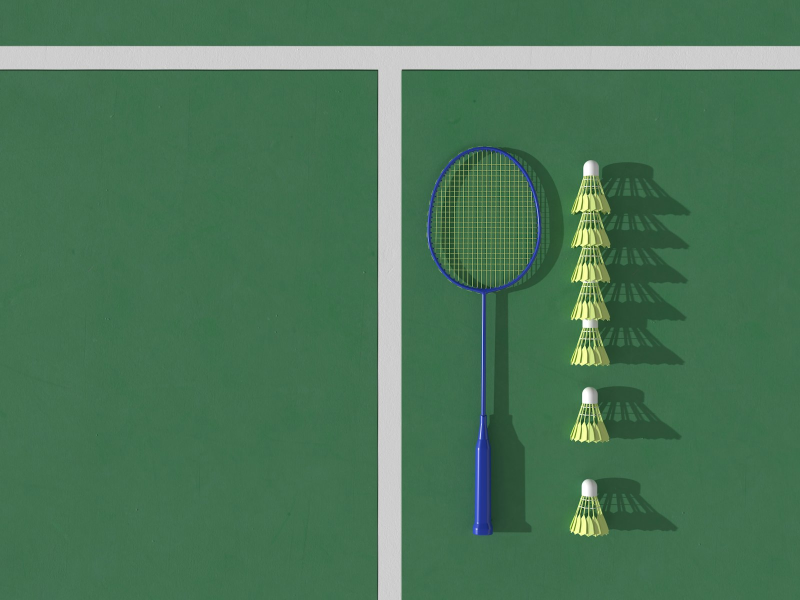
#> input picture rally/assets/img/court-action.jpg, 1600 x 1200 px (shown at 1/2 size)
$ python -i make-art.py   (imports and definitions only)
#> lines starting #> are read from the running program, lines starting #| are printed output that depends on the picture
"""Cut every product photograph out of its background and write the manifest
the app imports.

Runs over `assets/img/*.jpg` automatically — drop a new photo in, re-run, done.

Why a matting model rather than colour keying:

    The first version of this script sampled a median backdrop colour from the
    frame's border and keyed on distance from it. That works beautifully on a
    seamless studio backdrop and fails completely on anything else, which was
    measured, not guessed: a racket against a cloudy sky kept the clouds as
    blue blobs, a pink painted wall left magenta smears, and a court's white
    line survived as a grey band straight through the subject. A gradient has
    no single backdrop colour, so half the background reads as foreground.

    Free badminton photography is overwhelmingly shot on skies, courts and
    painted walls, so "pick photos with a plain backdrop" would have meant
    picking on backdrop luck rather than on whether the product looks right.
    U2Net segments the subject itself and does not care what is behind it.

    This is a build-time tool. The model runs here and only the resulting PNGs
    ship, so nothing is added to the app bundle.

Usage:
    python3 -m venv .venv && .venv/bin/pip install numpy pillow "rembg[cpu]"
    .venv/bin/python tools/make-art.py

The first run downloads the U2Net weights (~180 MB) into ~/.u2net.

Stop the Metro dev server first: it watches `assets/` and will read a PNG
mid-write, then cache `Error: Empty file` against it until restarted.
"""

import glob
import os

import numpy as np
from PIL import Image, ImageFilter
from rembg import new_session, remove

ROOT = os.path.dirname(os.path.dirname(os.path.abspath(__file__)))
SRC = os.path.join(ROOT, "assets", "img")
CUT = os.path.join(SRC, "cut")
MANIFEST = os.path.join(ROOT, "data", "images.ts")

# The page ground the cut-outs land on. Edge pixels are graded toward this, so
# a product shot against a dark backdrop doesn't leave a soot-coloured rim on
# #F1F1F1 where its alpha falls off.
GROUND = np.array([0xF1, 0xF1, 0xF1], np.float32)

WIDTH = 1000

# One session reused across every photo — constructing it loads the weights,
# which is far and away the slowest part of a run.
# [1 line that did not run here, left out]


def matte(im):
    """Return the subject's alpha channel, 0..1, from the matting model."""
    cut = remove(im, session=SESSION, post_process_mask=True)
    return np.asarray(cut.convert("RGBA").getchannel("A"), np.float32) / 255.0


# [52 lines left out: function drop_islands, not called in this run]


def smoothstep(a, b, x):
    t = np.clip((x - a) / max(b - a, 1e-6), 0.0, 1.0)
    return t * t * (3.0 - 2.0 * t)


# [82 lines left out: function clear_string_bed, not called in this run]


def cutout(src, dst, feather=0.0016, settle=0.9):
    """Matte one photograph onto the ground and write a transparent PNG."""
#> called with src = '../assets/img/court-action.jpg', dst = 'out.png', feather = 0.0016, settle = 0.9
    im = Image.open(src).convert("RGB")
#> im is the input picture: PIL image 1600x1200 RGB; mean R, G, B 73.7, 117.2, 86.1
    scale = WIDTH / im.width
#> scale = 0.625
    im = im.resize((WIDTH, max(1, round(im.height * scale))), Image.LANCZOS)
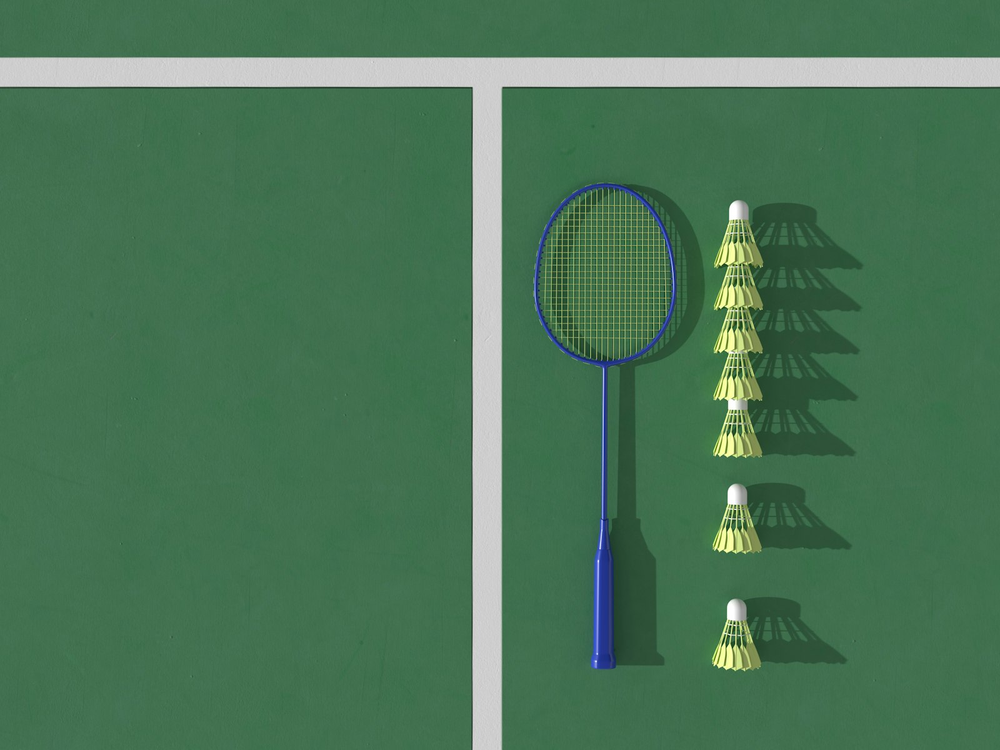
#> im: PIL image 1000x750 RGB; mean R, G, B 73.7, 117.2, 86.1
    w, h = im.size
#> w = 1000; h = 750

    px = np.asarray(im, np.float32) / 255.0
    a = drop_islands(matte(im))
    a = clear_string_bed(a, px)

    # A hair of blur only. The model's edge is already tight, and over-feathering
    # a racket's frame thins it into a ghost.
    a = np.asarray(
        Image.fromarray((a * 255).astype(np.uint8)).filter(
            ImageFilter.GaussianBlur(w * feather)
        ),
        np.float32,
    ) / 255.0

    # Grade toward the ground as alpha drops, so the semi-transparent edge
    # pixels — which still carry the old backdrop's colour — don't rim the
    # product in it.
    rgb = np.asarray(im, np.float32)
    mix = (1.0 - a[..., None]) * settle
    rgb = rgb * (1.0 - mix) + GROUND * mix

    out = Image.fromarray(
        np.dstack([rgb.astype(np.uint8), (a * 255).astype(np.uint8)]), "RGBA"
    )

    # Trim the fully transparent margin: screens stretch these into a fixed
    # box, so dead space around the product silently shrinks it.
    box = out.getchannel("A").point(lambda v: 255 if v > 4 else 0).getbbox()
    if box:
        out = out.crop(box)
    out.save(dst, optimize=True)
    return out.size


# [33 lines left out: function main, not called in this run]


# [2 lines not run here, left out]

#> (the run stopped early here; a loop or call above may not have finished)

$ run again, on rally/assets/img/racket-kinetic.jpg
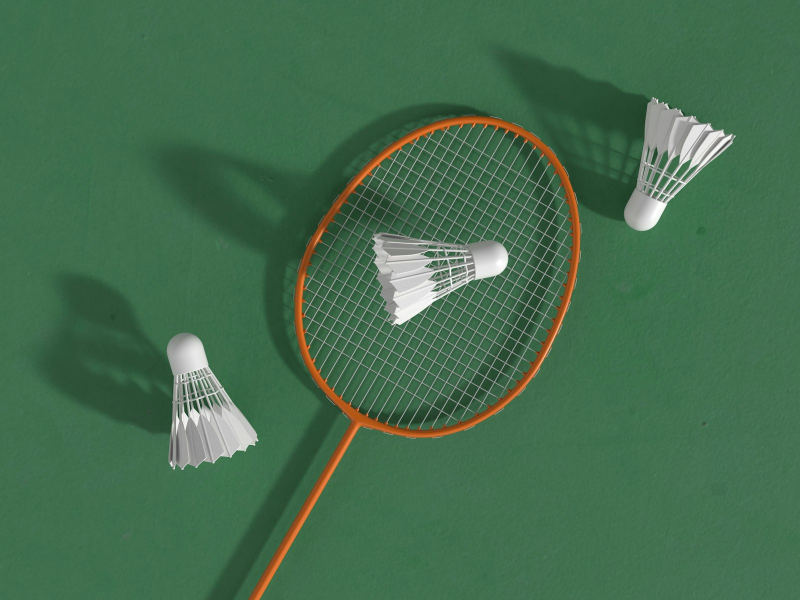
#> input picture rally/assets/img/racket-kinetic.jpg, 1600 x 1200 px (shown at 1/2 size)
#> in cutout, im is the input picture: PIL image 1600x1200 RGB; mean R, G, B 68.4, 108.9, 78.1
#> in cutout, `im = im.resize((WIDTH, max(1, round(im.height * scale))), Image.LANCZOS)`:
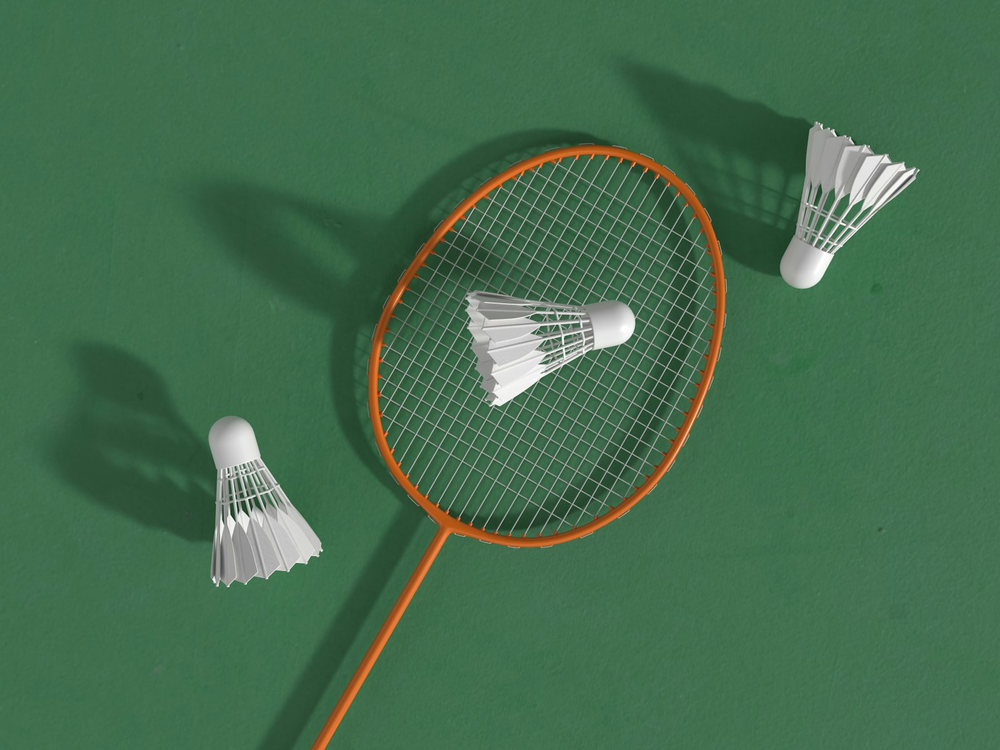
#> im: PIL image 1000x750 RGB; mean R, G, B 68.4, 108.9, 78.1
